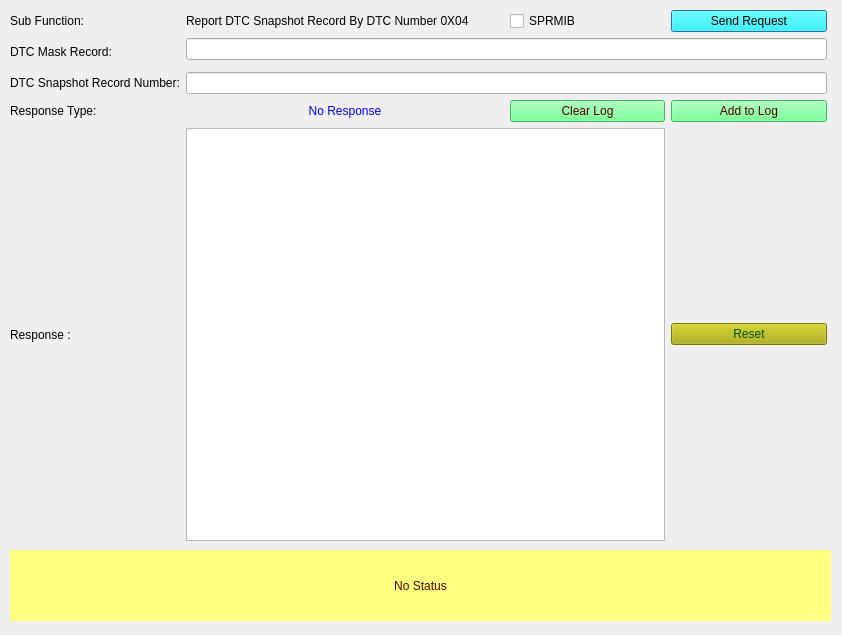
<?xml version="1.0" encoding="UTF-8"?>
<ui version="4.0">
 <class>Form_SID_19_04</class>
 <widget class="QDialog" name="Form_SID_19_04">
  <property name="geometry">
   <rect>
    <x>0</x>
    <y>0</y>
    <width>842</width>
    <height>635</height>
   </rect>
  </property>
  <property name="windowTitle">
   <string>Report DTC Snapshot Record By DTC Number</string>
  </property>
  <widget class="QLabel" name="label_status">
   <property name="geometry">
    <rect>
     <x>10</x>
     <y>550</y>
     <width>821</width>
     <height>71</height>
    </rect>
   </property>
   <property name="styleSheet">
    <string notr="true">background-color: rgb(255, 255, 127);
color: rgb(85, 0, 0);
border-color: rgb(0, 0, 255);</string>
   </property>
   <property name="text">
    <string>No Status</string>
   </property>
   <property name="alignment">
    <set>Qt::AlignCenter</set>
   </property>
   <property name="wordWrap">
    <bool>true</bool>
   </property>
  </widget>
  <widget class="QWidget" name="layoutWidget">
   <property name="geometry">
    <rect>
     <x>10</x>
     <y>10</y>
     <width>817</width>
     <height>531</height>
    </rect>
   </property>
   <layout class="QGridLayout" name="gridLayout_2">
    <property name="sizeConstraint">
     <enum>QLayout::SetNoConstraint</enum>
    </property>
    <item row="3" column="0">
     <widget class="QLabel" name="DTCSnapRecNumber_label">
      <property name="text">
       <string>DTC Snapshot Record Number:</string>
      </property>
     </widget>
    </item>
    <item row="0" column="4">
     <widget class="QPushButton" name="pushButton_Send19_04Req">
      <property name="toolTip">
       <string>&lt;html&gt;&lt;head/&gt;&lt;body&gt;&lt;p&gt;Sends the 19 service subfunction 04 request to ECU&lt;/p&gt;&lt;/body&gt;&lt;/html&gt;</string>
      </property>
      <property name="styleSheet">
       <string notr="true">background-color: rgb(0, 255, 255);
border-color: rgb(0, 0, 0);
color: rgb(0, 0, 0);</string>
      </property>
      <property name="text">
       <string>Send Request</string>
      </property>
     </widget>
    </item>
    <item row="0" column="1" colspan="2">
     <widget class="QLabel" name="subFunction_Name">
      <property name="text">
       <string>Report DTC Snapshot Record By DTC Number 0X04 </string>
      </property>
     </widget>
    </item>
    <item row="0" column="3">
     <widget class="QCheckBox" name="checkBox_suppressposmsg">
      <property name="toolTip">
       <string>If selected then Suppress Positive Response Message Indication bit will be set in Subfunction</string>
      </property>
      <property name="text">
       <string>SPRMIB</string>
      </property>
     </widget>
    </item>
    <item row="4" column="0">
     <widget class="QLabel" name="label_5">
      <property name="text">
       <string>Response Type: </string>
      </property>
     </widget>
    </item>
    <item row="1" column="0" rowspan="2">
     <widget class="QLabel" name="DTCStatusMaskRecord_label">
      <property name="text">
       <string>DTC Mask Record:</string>
      </property>
     </widget>
    </item>
    <item row="7" column="0">
     <widget class="QLabel" name="label_4">
      <property name="text">
       <string>Response : </string>
      </property>
     </widget>
    </item>
    <item row="0" column="0">
     <widget class="QLabel" name="label_subFunction">
      <property name="text">
       <string>Sub Function:</string>
      </property>
     </widget>
    </item>
    <item row="4" column="1" colspan="2">
     <widget class="QLabel" name="label_ResType">
      <property name="autoFillBackground">
       <bool>false</bool>
      </property>
      <property name="styleSheet">
       <string notr="true">color: rgb(0, 0, 255);</string>
      </property>
      <property name="text">
       <string>No Response</string>
      </property>
      <property name="alignment">
       <set>Qt::AlignCenter</set>
      </property>
     </widget>
    </item>
    <item row="7" column="1" colspan="3">
     <widget class="QTextBrowser" name="textBrowser_Resp"/>
    </item>
    <item row="7" column="4">
     <widget class="QPushButton" name="pushButton_reset">
      <property name="styleSheet">
       <string notr="true">background-color: rgb(170, 170, 0);
font: 75 8pt &quot;MS Shell Dlg 2&quot;;
color: rgb(0, 85, 0);</string>
      </property>
      <property name="text">
       <string>Reset</string>
      </property>
     </widget>
    </item>
    <item row="4" column="3">
     <widget class="QPushButton" name="pushButton_clearLog">
      <property name="styleSheet">
       <string notr="true">background-color: rgb(85, 255, 127);
color: rgb(85, 0, 0);</string>
      </property>
      <property name="text">
       <string>Clear Log</string>
      </property>
     </widget>
    </item>
    <item row="4" column="4">
     <widget class="QPushButton" name="pushButton_appendLog">
      <property name="styleSheet">
       <string notr="true">background-color: rgb(85, 255, 127);
color: rgb(85, 0, 0);</string>
      </property>
      <property name="text">
       <string>Add to Log</string>
      </property>
     </widget>
    </item>
    <item row="1" column="1" colspan="4">
     <widget class="QLineEdit" name="lineEdit_DTCMaskRecord">
      <property name="toolTip">
       <string>&lt;html&gt;&lt;head/&gt;&lt;body&gt;&lt;p&gt;Enter DTC Mask Record in hexadecimal format of 3 Bytes&lt;/p&gt;&lt;/body&gt;&lt;/html&gt;</string>
      </property>
     </widget>
    </item>
    <item row="3" column="1" colspan="4">
     <widget class="QLineEdit" name="lineEdit_DTCSnapshotRecNumber">
      <property name="toolTip">
       <string>&lt;html&gt;&lt;head/&gt;&lt;body&gt;&lt;p&gt;Enter DTC Snapshot Record Number in hexadecimal format of 1 Byte&lt;/p&gt;&lt;/body&gt;&lt;/html&gt;</string>
      </property>
     </widget>
    </item>
   </layout>
  </widget>
 </widget>
 <resources/>
 <connections/>
</ui>
